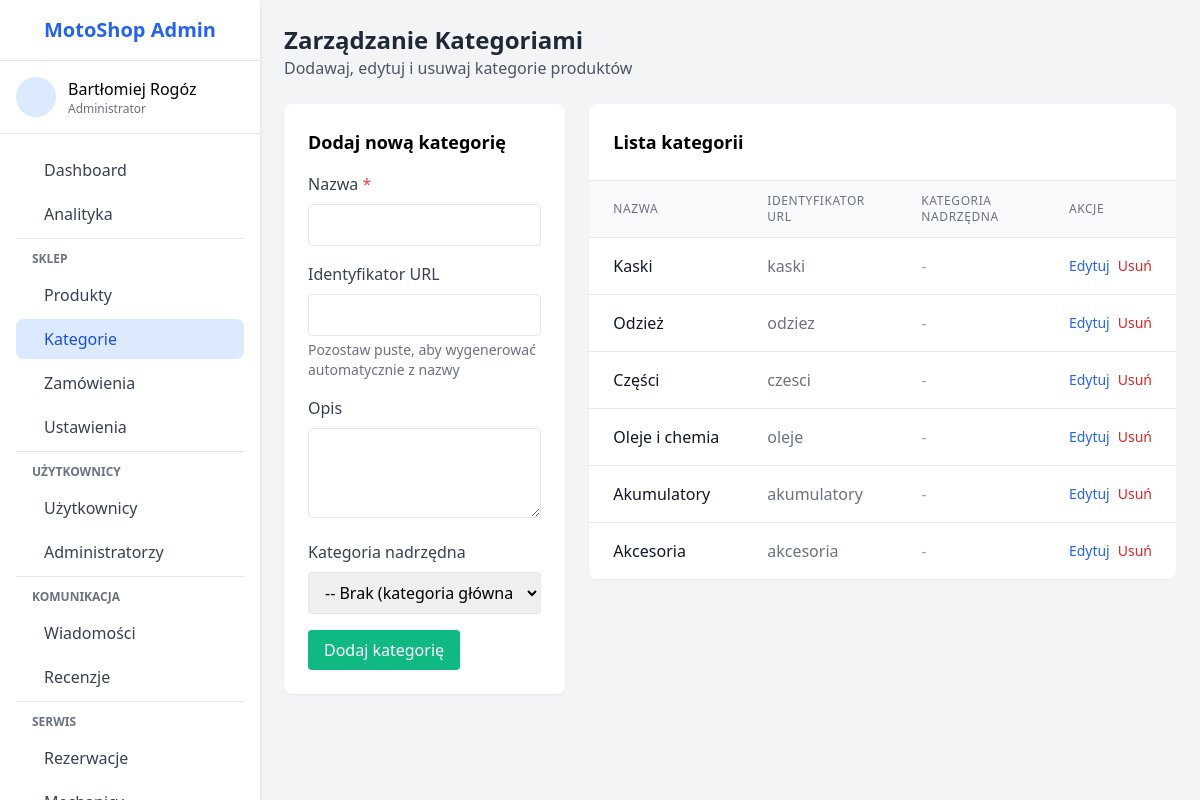
The app's page /admin/categories.php (signed in) with its own data.
### tables this page shows
CREATE TABLE `categories` (
  `id` int(11) NOT NULL,
  `name` varchar(100) NOT NULL,
  `slug` varchar(100) NOT NULL,
  `description` text DEFAULT NULL,
  `parent_id` int(11) DEFAULT NULL,
  `created_at` timestamp NOT NULL DEFAULT current_timestamp(),
  `updated_at` timestamp NOT NULL DEFAULT current_timestamp() ON UPDATE current_timestamp()
);

### admin/categories.php (the view, shortened to what this page needs)
<?php
$base_path = dirname(__DIR__);
require_once $base_path . '/includes/config.php';
$categories_query = "SELECT c.*, p.name as parent_name
                    FROM categories c
                    LEFT JOIN categories p ON c.parent_id = p.id
                    ORDER BY COALESCE(c.parent_id, c.id), c.name";
$categories_result = $conn->query($categories_query);
$categories = [];
if ($categories_result && $categories_result->num_rows > 0) {
    while ($row = $categories_result->fetch_assoc()) {
        $categories[] = $row;
    }
}
$edit_category = null;
include 'includes/header.php';
?>
<div class="admin-wrapper">
    <?php include 'includes/sidebar.php'; ?>
    <div class="admin-content ml-0 lg:ml-260 p-4 md:p-6">
    <div class="mb-6">
        <h1 class="text-2xl font-bold text-gray-800">Zarządzanie Kategoriami</h1>
        <p class="text-gray-600">Dodawaj, edytuj i usuwaj kategorie produktów</p>
    </div>
    <div class="grid grid-cols-1 md:grid-cols-3 gap-6">
        <div class="md:col-span-1">
            <div class="bg-white rounded-lg shadow-sm p-6">
                <h2 class="text-lg font-semibold mb-4"><?php echo $edit_category ? 'Edytuj kategorię' : 'Dodaj nową kategorię'; ?></h2>
                <form method="post" action="categories.php">
                    <div class="mb-4">
                        <label for="name" class="block text-gray-700 font-medium mb-2">Nazwa <span class="text-red-500">*</span></label>
                        <input type="text" id="name" name="name" value="<?php echo $edit_category['name'] ?? ''; ?>" class="w-full px-3 py-2 border rounded focus:outline-none focus:border-blue-500" required>
                    </div>
                    <div class="mb-4">
                        <label for="slug" class="block text-gray-700 font-medium mb-2">Identyfikator URL</label>
                        <input type="text" id="slug" name="slug" value="<?php echo $edit_category['slug'] ?? ''; ?>" class="w-full px-3 py-2 border rounded focus:outline-none focus:border-blue-500">
                        <p class="text-gray-500 text-sm mt-1">Pozostaw puste, aby wygenerować automatycznie z nazwy</p>
                    </div>
                    <div class="mb-4">
                        <label for="description" class="block text-gray-700 font-medium mb-2">Opis</label>
                        <textarea id="description" name="description" rows="3" class="w-full px-3 py-2 border rounded focus:outline-none focus:border-blue-500"><?php echo $edit_category['description'] ?? ''; ?></textarea>
                    </div>
                    <div class="mb-4">
                        <label for="parent_id" class="block text-gray-700 font-medium mb-2">Kategoria nadrzędna</label>
                        <select id="parent_id" name="parent_id" class="w-full px-3 py-2 border rounded focus:outline-none focus:border-blue-500">
                            <option value="">-- Brak (kategoria główna) --</option>
                        </select>
                    </div>
                    <div class="flex justify-between">
                        <?php if ($edit_category): ?>
                        <button type="submit" name="edit_category" class="bg-blue-500 text-white py-2 px-4 rounded hover:bg-blue-600 transition">
                            Aktualizuj kategorię
                        </button>
                        <a href="categories.php" class="bg-gray-300 text-gray-700 py-2 px-4 rounded hover:bg-gray-400 transition">
                            Anuluj
                        </a>
                        <?php else: ?>
                        <button type="submit" name="add_category" class="bg-green-500 text-white py-2 px-4 rounded hover:bg-green-600 transition">
                            Dodaj kategorię
                        </button>
                        <?php endif; ?>
                    </div>
                </form>
            </div>
        </div>
        <div class="md:col-span-2">
            <div class="bg-white rounded-lg shadow-sm overflow-hidden">
                <div class="p-6 border-b">
                    <h2 class="text-lg font-semibold">Lista kategorii</h2>
                </div>
                <?php if (empty($categories)): ?>
                <div class="p-6 text-center text-gray-500">
                    <i class="ri-price-tag-3-line text-4xl mb-2"></i>
                    <p>Brak kategorii. Dodaj pierwszą kategorię za pomocą formularza.</p>
                </div>
                <?php else: ?>
                <div class="overflow-x-auto">
                    <table class="min-w-full divide-y divide-gray-200">
                        <thead class="bg-gray-50">
                            <tr>
                                <th class="px-6 py-3 text-left text-xs font-medium text-gray-500 uppercase tracking-wider">Nazwa</th>
                                <th class="px-6 py-3 text-left text-xs font-medium text-gray-500 uppercase tracking-wider">Identyfikator URL</th>
                                <th class="px-6 py-3 text-left text-xs font-medium text-gray-500 uppercase tracking-wider">Kategoria nadrzędna</th>
                                <th class="px-6 py-3 text-left text-xs font-medium text-gray-500 uppercase tracking-wider">Akcje</th>
                            </tr>
                        </thead>
                        <tbody class="bg-white divide-y divide-gray-200">
                            <?php foreach ($categories as $category): ?>
                            <tr class="hover:bg-gray-50">
                                <td class="px-6 py-4 whitespace-nowrap">
                                    <div class="font-medium text-gray-900"><?php echo htmlspecialchars($category['name']); ?></div>
                                </td>
                                <td class="px-6 py-4 whitespace-nowrap text-gray-500">
                                    <?php echo htmlspecialchars($category['slug']); ?>
                                </td>
                                <td class="px-6 py-4 whitespace-nowrap text-gray-500">
                                    <?php echo !empty($category['parent_name']) ? htmlspecialchars($category['parent_name']) : '<span class="text-gray-400">-</span>'; ?>
                                </td>
                                <td class="px-6 py-4 whitespace-nowrap text-right text-sm font-medium">
                                    <div class="flex space-x-2">
                                        <a href="categories.php?edit=<?php echo $category['id']; ?>" class="text-blue-600 hover:text-blue-900">
                                            <i class="ri-edit-line"></i> Edytuj
                                        </a>
                                        <form method="post" action="categories.php" class="inline" onsubmit="return confirm('Czy na pewno chcesz usunąć tę kategorię?');">
                                            <button type="submit" name="delete_category" class="text-red-600 hover:text-red-900 bg-transparent border-0 cursor-pointer">
                                                <i class="ri-delete-bin-line"></i> Usuń
                                            </button>
                                        </form>
                                    </div>
                                </td>
                            </tr>
                            <?php endforeach; ?>
                        </tbody>
                    </table>
                </div>
                <?php endif; ?>
            </div>
        </div>
    </div>
</div>
</div>
<?php
include 'includes/footer.php';
?>

### admin/includes/header.php (style rules this page uses)
* { box-sizing: border-box; }
body { overflow-x: hidden; }
.admin-wrapper { display: flex; width: 100%; min-height: 100vh; }
.admin-content { flex-grow: 1; margin-left: 260px; width: calc(100% - 260px); transition: all 0.3s; }

### records on screen
categories: name "Kaski", slug "kaski"
categories: name "Odzież", slug "odziez"
categories: name "Części", slug "czesci"
categories: name "Oleje i chemia", slug "oleje"
categories: name "Akumulatory", slug "akumulatory"
categories: name "Akcesoria", slug "akcesoria"

### other values on screen
$_SESSION['admin_name'] "Bartłomiej Rogóz"
$role_display "Administrator"
